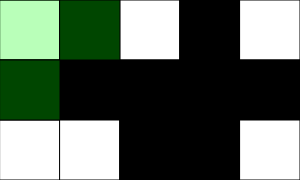
Frame 1 (no input)
Frame 60 (no input): identical to frame 1, image omitted
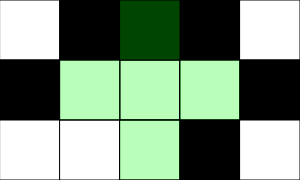
Frame 120 (the mouse pressed at the canvas centre since frame 60)

The p5.js sketch that drew these frames (run headless with seeded random() and noise() and a simulated clock; from frame 60 on, the mouse is pressed at the canvas centre):

// p5.js sketch
// ── sketch.js
//Puzzle Game
//Gary Wang
//April 3, 2025
//Purpose: Working with 2D Arrays. A 2d puzzle game. Use mouse to interact with the squares to make it all same color.

let pattern = 3;//when it's 3 the pattern is the "cross" pattern
                //when it's 4 the pattern is the "diagonal" pattern
let grid = [
  [0,  0,   255, 255, 0],
  [255, 255, 0,   255, 0],
  [0,   0,   0,   255, 0]
  ];

let squareSize = 60;//size of each square
const NUM_ROWS = 3; const NUM_COLS = 5;//number of rows and columns

function setup() {//to set up the grid
  createCanvas(NUM_COLS * squareSize, NUM_ROWS * squareSize);
  ranGrid();//put in setup so it only runs once when you refresh
}

function renderGrid() {
  // interpret the information in the 2D array, and draw
  // a grid of colors on the screen to reflect it.
  for (let y = 0; y < NUM_ROWS; y++) {
    for (let x = 0; x < NUM_COLS; x++) {
      let fillColor = grid[y][x];
      fill(fillColor);
      square(x * squareSize, y * squareSize, squareSize);
    }
  }
}

function ranGrid(){//create random grid and fill with white or black randomly in thge grid
  for(let y = 0; y < NUM_ROWS; y++){//create a new row
    grid[y] = [];
    for(let x = 0; x < NUM_COLS;x++){//create a new column
      grid[y][x] = random([0, 255]);//random white or black
    }
  }
}

function getCurrentY() {
  //determine current row of the mouse position
  let constrainedY = constrain(mouseY, 0, height - 1);
  return floor(constrainedY / squareSize);
}

function getCurrentX() {
  //determine current col of the mouse position
  let constrainedX = constrain(mouseX, 0, width - 1);

  return floor(constrainedX / squareSize);
}
function keyPressed() {//change the pattern when the space bar is pressed
  if (key === ' ') {
    if(pattern === 3){//if the pattern is 3, change it to 4
      pattern = 4;
    }
    else{//but if the pattern is 4 or other number(although we do not use other number), change it to 3
      pattern = 3;
    }
  }
}

function mousePressed() {
  //flip current tile to a random greyscale value
  //only do something if mouseX/mouseY are on the canvas...
  
  let x = getCurrentX();
  let y = getCurrentY();
  if (keyIsDown(SHIFT)) {

  //always: flip the "current" tile
  flip(x,y);
  }

  //sometimes: (depending on position) flip the neighbours
  else{
    if(pattern === 3){
      flip(x,y)//MIDDLE
      if(y > 0) flip(x, y-1);  //NORTH 
      if(x > 0) flip(x-1, y);  //WEST
      if(x < NUM_COLS-1) flip(x+1, y); //EAST
      if(y < NUM_ROWS-1) flip(x, y+1); //SOUTH
    }
    if(pattern === 4){
      flip(x,y)//MIDDLE
      if(x < NUM_COLS-1) flip(x+1, y); //EAST
      if(y < NUM_ROWS-1) flip(x, y+1); //SOUTH
      if(x< NUM_COLS-1 && y < NUM_ROWS-1) flip(x+1, y+1); //SOUTH EAST
    }

  }
}

function highlight(){//hightlight different patterns use some green light
  let x = getCurrentX();
  let y = getCurrentY();
  fill(0, 255, 0, 70);

  if(pattern === 3){//highlight "cross" pattern
    square(x * squareSize, y * squareSize, squareSize);//MIDDLE
    if(y > 0) square(x * squareSize, (y-1)*squareSize, squareSize);  //NORTH 
    if(x > 0) square((x-1)*squareSize, y*squareSize, squareSize);  //WEST
    if(x < NUM_COLS-1) square((x+1)*squareSize, y*squareSize, squareSize); //EAST
    if(y < NUM_ROWS-1) square(x * squareSize, (y+1)*squareSize, squareSize); //SOUTH
  }
  if(pattern === 4){//highlight "square" pattern
    square(x * squareSize, y * squareSize, squareSize);//MIDDLE
    if(x < NUM_COLS-1) square((x+1) * squareSize, y*squareSize, squareSize); //EAST
    if(y < NUM_ROWS-1) square(x * squareSize, (y+1)*squareSize, squareSize); //SOUTH
    if(x< NUM_COLS-1 && y < NUM_ROWS-1) square((x+1)*squareSize, (y+1) * squareSize, squareSize); //SOUTH-EAST
  }
}
function flip(x, y){
  //take a tile and invert its value
  if (grid[y][x] === 0) grid[y][x] = 255;
  else grid[y][x] = 0;
}

function draw() {//the place where the functions run
  background(220);
  renderGrid();
  highlight();
  if(ifWin()===1){//show the "win" text when the player wins the puzzle and check in the ifWin funtiom
    fill(0);
    textSize(30);
    textAlign(CENTER, CENTER);
    fill(125, 255, 0);
    text("You Win!", width/2, height/2);
  }

}
function ifWin(){//ti check if all the squares are white otr black
    let noWin = grid[0][0]; 
    for (let y = 0; y < NUM_ROWS; y++) {
      for (let x = 0; x < NUM_COLS; x++) {
        if (grid[y][x] !== noWin){
          return 0;//if not all the squares are the same color
        }
      }
    }
    return 1;//all squares are the same color
} 
